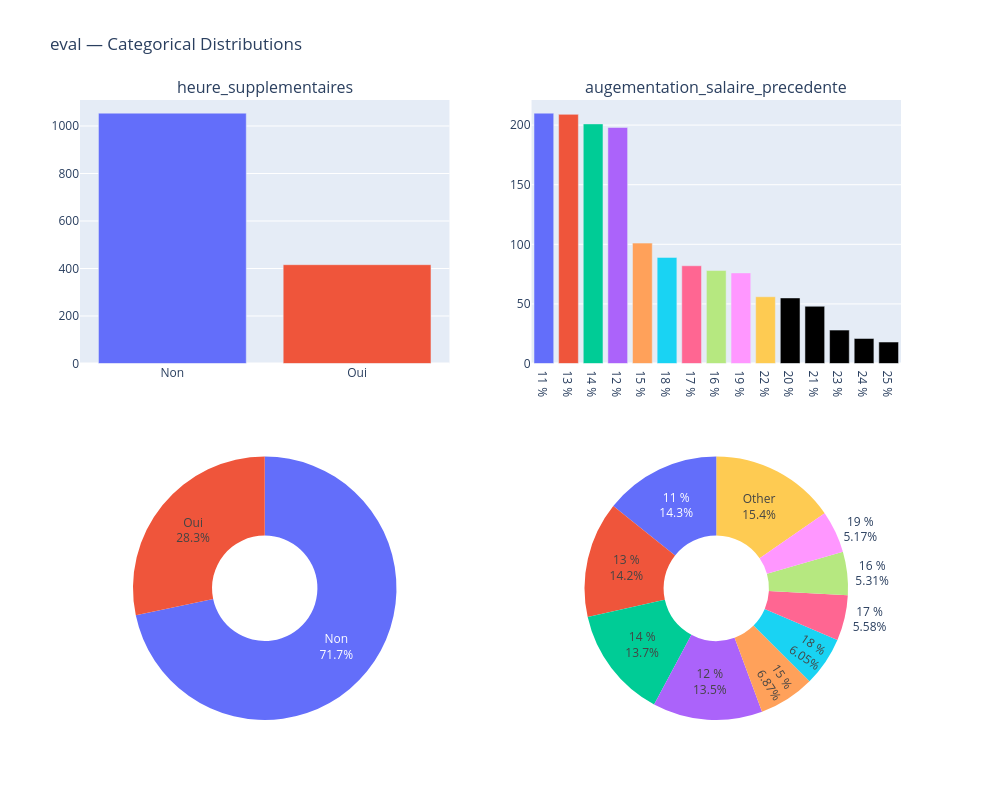
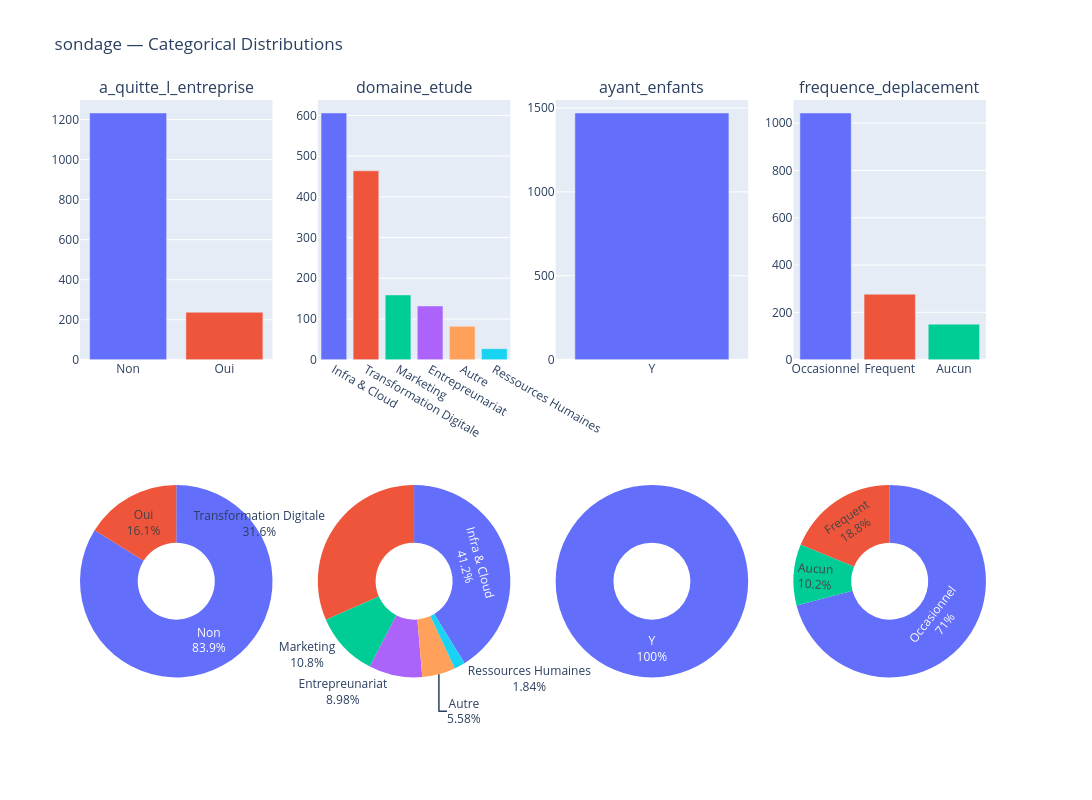
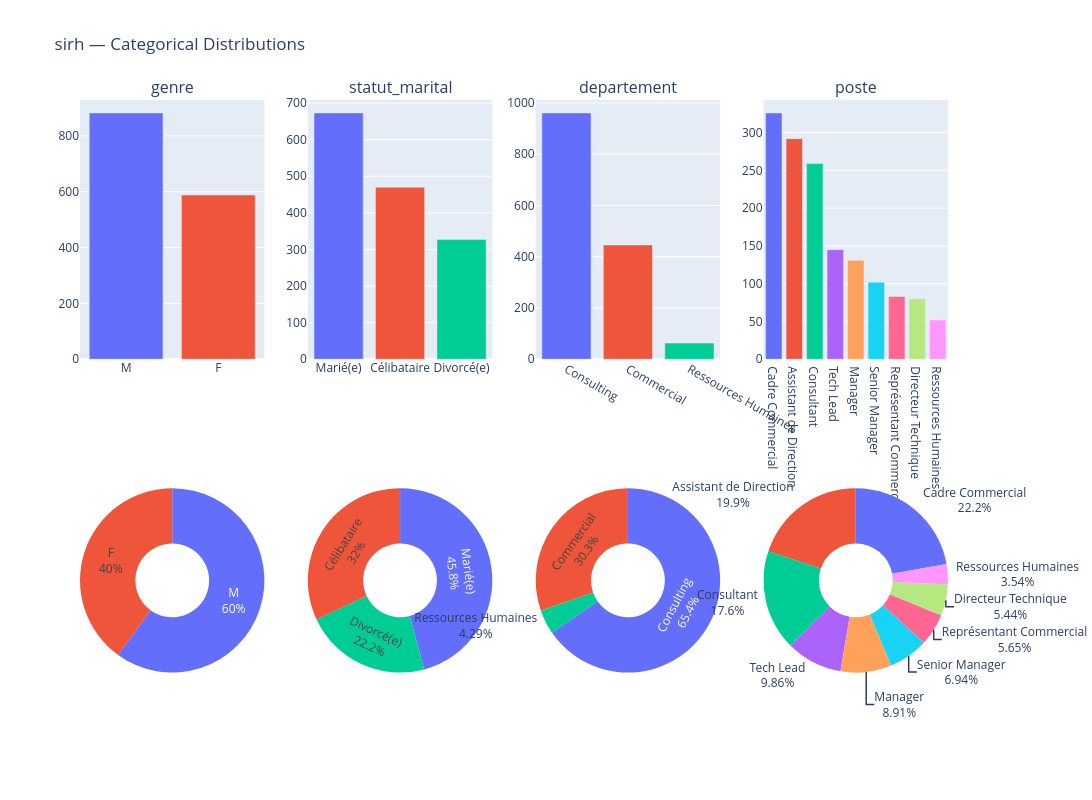

The cell these charts' notebook holds for them, in order:
### Code cell
def section(text, level=3):
    display(Markdown(f"{'#' * level} {text}"))

def eda_file(df, name):

    #Full EDA for a single DataFrame.

    # Title of the DF
    section(name.capitalize(), level=2)

    #let's get basic info about the data
    section("Overview")
    pd.set_option('display.max_columns', None)
    pd.set_option('display.max_colwidth', None)
    display(df)        # first and last 5 rows - get a feel for the data

    section("Info")
    df.info()                 # column types + non-null counts

    section("Nulls per Column")
    nulls = df.isnull().sum()
    display(nulls[nulls > 0] if nulls.any() else "✅ No nulls")      # null count per column


    section("Duplicate Rows")
    n_dup = df.duplicated().sum()         # number of duplicate rows
    display(f"{n_dup} duplicate row(s)")

    section("Distinct Values per Column")
    display(df.nunique())     # distinct values per column

    section("Constant or Near-Constant Columns (< 2 distinct values)")
    low_card = df.columns[df.nunique() <= 1].tolist()
    display(low_card if low_card else "None")

    #split cols by type
    num_cols  = df.select_dtypes(include='number').columns.tolist()
    cat_cols  = df.select_dtypes(exclude='number').columns.tolist()
    cat_cols = [col for col in cat_cols if col != 'eval_number']

    section("Statistics")
    display(df.describe())    # stats for numeric columns (mean, min, max...)

    section("Histogramms")
    fig, axes = plt.subplots((len(num_cols) + 2) // 3, 3,
                            figsize=(15, 4 * ((len(num_cols) + 2) // 3)))
    axes = axes.flatten()
    for i, col in enumerate(num_cols):
        sns.histplot(df[col], kde=True, ax=axes[i])
        axes[i].set_title(col, fontsize=10)
    for j in range(i + 1, len(axes)):
        axes[j].set_visible(False)
    plt.tight_layout()
    plt.show()

    section("Numeric Columns — Boxplots")
    fig, axes = plt.subplots((len(num_cols) + 2) // 3, 3,
                            figsize=(15, 4 * ((len(num_cols) + 2) // 3)))
    axes = axes.flatten()
    for i, col in enumerate(num_cols):
        sns.boxplot(x=df[col], ax=axes[i])
        axes[i].set_title(col, fontsize=10)
    for j in range(i + 1, len(axes)):
        axes[j].set_visible(False)
    plt.tight_layout()
    plt.show()

    section("Correlation Matrix")
    n = len(df.select_dtypes(include='number').columns)
    fig, ax = plt.subplots(figsize=(n, n))
    sns.heatmap(df.corr(numeric_only=True), annot=True, cmap='coolwarm', fmt=".2f", ax=ax)
    plt.tight_layout()
    plt.show()

    if cat_cols:
        section("Categorical Columns — Bar & Donut Charts")
        ncols = len(cat_cols)
        fig = make_subplots(rows=2, cols=ncols,
                            specs=[[{'type': 'xy'}] * ncols,
                                [{'type': 'domain'}] * ncols],
                            subplot_titles=cat_cols + [''] * ncols,
                            vertical_spacing=0.15)

        for i, col in enumerate(cat_cols):
            vc = df[col].value_counts(dropna=False)
            pct = vc / vc.sum()
            colors = px.colors.qualitative.Plotly[:len(vc)]

            fig.add_trace(go.Bar(
                x=vc.index.astype(str),
                y=vc.values,
                hovertemplate='%{x}<br>Count: %{y}<br>Percentage: %{customdata:.1%}<extra></extra>',
                customdata=pct.values,
                marker=dict(color=colors),
                showlegend=False
            ), row=1, col=i + 1)

            # Group into top 9 + Other for donut
            if len(vc) > 9:
                top = vc.head(9)
                other = pd.Series({'Other': vc.iloc[9:].sum()})
                vc_donut = pd.concat([top, other])
            else:
                vc_donut = vc
            donut_colors = px.colors.qualitative.Plotly[:len(vc_donut)]

            fig.add_trace(go.Pie(
                labels=vc_donut.index.astype(str),
                values=vc_donut.values,
                hole=0.4,
                textinfo='label+percent',
                hovertemplate='%{label}<br>Count: %{value}<br>Percentage: %{percent}<extra></extra>',
                marker=dict(colors=donut_colors),
                showlegend=False
            ), row=2, col=i + 1)

        fig.update_layout(height=800, width=500 * ncols,
                        title=f"{name} — Categorical Distributions")
        fig.show()

    # Add a separator for clarity
    display(Markdown("------------------"))

for file in csvs:
    name = file.split("_")[1].split(".")[0]
    df   = pd.read_csv(file)
    eda_file(df, name)

### Figure 1 — Plotly figure (JSON) as saved in the notebook; plotly's stock layout.template omitted (floating-point values rounded to 4 significant figures)
{"data": [{"customdata": [0.717, 0.283], "hovertemplate": "%{x}<br>Count: %{y}<br>Percentage: %{customdata:.1%}<extra></extra>", "marker": {"color": ["#636EFA", "#EF553B"]}, "showlegend": false, "type": "bar", "x": ["Non", "Oui"], "xaxis": "x", "y": [1054, 416], "yaxis": "y"}, {"domain": {"x": [0, 0.45], "y": [0, 0.425]}, "hole": 0.4, "hovertemplate": "%{label}<br>Count: %{value}<br>Percentage: %{percent}<extra></extra>", "labels": ["Non", "Oui"], "marker": {"colors": ["#636EFA", "#EF553B"]}, "showlegend": false, "textinfo": "label+percent", "type": "pie", "values": [1054, 416]}, {"customdata": [0.1429, 0.1422, 0.1367, 0.1347, 0.06871, 0.06054, 0.05578, 0.05306, 0.0517, 0.0381, 0.03741, 0.03265, 0.01905, 0.01429, 0.01224], "hovertemplate": "%{x}<br>Count: %{y}<br>Percentage: %{customdata:.1%}<extra></extra>", "marker": {"color": ["#636EFA", "#EF553B", "#00CC96", "#AB63FA", "#FFA15A", "#19D3F3", "#FF6692", "#B6E880", "#FF97FF", "#FECB52"]}, "showlegend": false, "type": "bar", "x": ["11 %", "13 %", "14 %", "12 %", "15 %", "18 %", "17 %", "16 %", "19 %", "22 %", "20 %", "21 %", "23 %", "24 %", "25 %"], "xaxis": "x2", "y": [210, 209, 201, 198, 101, 89, 82, 78, 76, 56, 55, 48, 28, 21, 18], "yaxis": "y2"}, {"domain": {"x": [0.55, 1], "y": [0, 0.425]}, "hole": 0.4, "hovertemplate": "%{label}<br>Count: %{value}<br>Percentage: %{percent}<extra></extra>", "labels": ["11 %", "13 %", "14 %", "12 %", "15 %", "18 %", "17 %", "16 %", "19 %", "Other"], "marker": {"colors": ["#636EFA", "#EF553B", "#00CC96", "#AB63FA", "#FFA15A", "#19D3F3", "#FF6692", "#B6E880", "#FF97FF", "#FECB52"]}, "showlegend": false, "textinfo": "label+percent", "type": "pie", "values": [210, 209, 201, 198, 101, 89, 82, 78, 76, 226]}], "layout": {"annotations": [{"font": {"size": 16}, "showarrow": false, "text": "heure_supplementaires", "x": 0.225, "xanchor": "center", "xref": "paper", "y": 1, "yanchor": "bottom", "yref": "paper"}, {"font": {"size": 16}, "showarrow": false, "text": "augementation_salaire_precedente", "x": 0.775, "xanchor": "center", "xref": "paper", "y": 1, "yanchor": "bottom", "yref": "paper"}], "height": 800, "title": {"text": "eval — Categorical Distributions"}, "width": 1000, "xaxis": {"anchor": "y", "domain": [0, 0.45]}, "xaxis2": {"anchor": "y2", "domain": [0.55, 1]}, "yaxis": {"anchor": "x", "domain": [0.575, 1]}, "yaxis2": {"anchor": "x2", "domain": [0.575, 1]}}}

### Figure 2 — Plotly figure (JSON) as saved in the notebook; plotly's stock layout.template omitted (floating-point values rounded to 4 significant figures)
{"data": [{"customdata": [0.8388, 0.1612], "hovertemplate": "%{x}<br>Count: %{y}<br>Percentage: %{customdata:.1%}<extra></extra>", "marker": {"color": ["#636EFA", "#EF553B"]}, "showlegend": false, "type": "bar", "x": ["Non", "Oui"], "xaxis": "x", "y": [1233, 237], "yaxis": "y"}, {"domain": {"x": [0, 0.2125], "y": [0, 0.425]}, "hole": 0.4, "hovertemplate": "%{label}<br>Count: %{value}<br>Percentage: %{percent}<extra></extra>", "labels": ["Non", "Oui"], "marker": {"colors": ["#636EFA", "#EF553B"]}, "showlegend": false, "textinfo": "label+percent", "type": "pie", "values": [1233, 237]}, {"customdata": [0.4122, 0.3156, 0.1082, 0.0898, 0.05578, 0.01837], "hovertemplate": "%{x}<br>Count: %{y}<br>Percentage: %{customdata:.1%}<extra></extra>", "marker": {"color": ["#636EFA", "#EF553B", "#00CC96", "#AB63FA", "#FFA15A", "#19D3F3"]}, "showlegend": false, "type": "bar", "x": ["Infra & Cloud", "Transformation Digitale", "Marketing", "Entrepreunariat", "Autre", "Ressources Humaines"], "xaxis": "x2", "y": [606, 464, 159, 132, 82, 27], "yaxis": "y2"}, {"domain": {"x": [0.2625, 0.475], "y": [0, 0.425]}, "hole": 0.4, "hovertemplate": "%{label}<br>Count: %{value}<br>Percentage: %{percent}<extra></extra>", "labels": ["Infra & Cloud", "Transformation Digitale", "Marketing", "Entrepreunariat", "Autre", "Ressources Humaines"], "marker": {"colors": ["#636EFA", "#EF553B", "#00CC96", "#AB63FA", "#FFA15A", "#19D3F3"]}, "showlegend": false, "textinfo": "label+percent", "type": "pie", "values": [606, 464, 159, 132, 82, 27]}, {"customdata": [1.0], "hovertemplate": "%{x}<br>Count: %{y}<br>Percentage: %{customdata:.1%}<extra></extra>", "marker": {"color": ["#636EFA"]}, "showlegend": false, "type": "bar", "x": ["Y"], "xaxis": "x3", "y": [1470], "yaxis": "y3"}, {"domain": {"x": [0.525, 0.7375], "y": [0, 0.425]}, "hole": 0.4, "hovertemplate": "%{label}<br>Count: %{value}<br>Percentage: %{percent}<extra></extra>", "labels": ["Y"], "marker": {"colors": ["#636EFA"]}, "showlegend": false, "textinfo": "label+percent", "type": "pie", "values": [1470]}, {"customdata": [0.7095, 0.1884, 0.102], "hovertemplate": "%{x}<br>Count: %{y}<br>Percentage: %{customdata:.1%}<extra></extra>", "marker": {"color": ["#636EFA", "#EF553B", "#00CC96"]}, "showlegend": false, "type": "bar", "x": ["Occasionnel", "Frequent", "Aucun"], "xaxis": "x4", "y": [1043, 277, 150], "yaxis": "y4"}, {"domain": {"x": [0.7875, 1], "y": [0, 0.425]}, "hole": 0.4, "hovertemplate": "%{label}<br>Count: %{value}<br>Percentage: %{percent}<extra></extra>", "labels": ["Occasionnel", "Frequent", "Aucun"], "marker": {"colors": ["#636EFA", "#EF553B", "#00CC96"]}, "showlegend": false, "textinfo": "label+percent", "type": "pie", "values": [1043, 277, 150]}], "layout": {"annotations": [{"font": {"size": 16}, "showarrow": false, "text": "a_quitte_l_entreprise", "x": 0.1062, "xanchor": "center", "xref": "paper", "y": 1, "yanchor": "bottom", "yref": "paper"}, {"font": {"size": 16}, "showarrow": false, "text": "domaine_etude", "x": 0.3688, "xanchor": "center", "xref": "paper", "y": 1, "yanchor": "bottom", "yref": "paper"}, {"font": {"size": 16}, "showarrow": false, "text": "ayant_enfants", "x": 0.6313, "xanchor": "center", "xref": "paper", "y": 1, "yanchor": "bottom", "yref": "paper"}, {"font": {"size": 16}, "showarrow": false, "text": "frequence_deplacement", "x": 0.8938, "xanchor": "center", "xref": "paper", "y": 1, "yanchor": "bottom", "yref": "paper"}], "height": 800, "title": {"text": "sondage — Categorical Distributions"}, "width": 2000, "xaxis": {"anchor": "y", "domain": [0, 0.2125]}, "xaxis2": {"anchor": "y2", "domain": [0.2625, 0.475]}, "xaxis3": {"anchor": "y3", "domain": [0.525, 0.7375]}, "xaxis4": {"anchor": "y4", "domain": [0.7875, 1]}, "yaxis": {"anchor": "x", "domain": [0.575, 1]}, "yaxis2": {"anchor": "x2", "domain": [0.575, 1]}, "yaxis3": {"anchor": "x3", "domain": [0.575, 1]}, "yaxis4": {"anchor": "x4", "domain": [0.575, 1]}}}

### Figure 3 — Plotly figure (JSON) as saved in the notebook; plotly's stock layout.template omitted (floating-point values rounded to 4 significant figures)
{"data": [{"customdata": [0.6, 0.4], "hovertemplate": "%{x}<br>Count: %{y}<br>Percentage: %{customdata:.1%}<extra></extra>", "marker": {"color": ["#636EFA", "#EF553B"]}, "showlegend": false, "type": "bar", "x": ["M", "F"], "xaxis": "x", "y": [882, 588], "yaxis": "y"}, {"domain": {"x": [0, 0.2125], "y": [0, 0.425]}, "hole": 0.4, "hovertemplate": "%{label}<br>Count: %{value}<br>Percentage: %{percent}<extra></extra>", "labels": ["M", "F"], "marker": {"colors": ["#636EFA", "#EF553B"]}, "showlegend": false, "textinfo": "label+percent", "type": "pie", "values": [882, 588]}, {"customdata": [0.4578, 0.3197, 0.2224], "hovertemplate": "%{x}<br>Count: %{y}<br>Percentage: %{customdata:.1%}<extra></extra>", "marker": {"color": ["#636EFA", "#EF553B", "#00CC96"]}, "showlegend": false, "type": "bar", "x": ["Marié(e)", "Célibataire", "Divorcé(e)"], "xaxis": "x2", "y": [673, 470, 327], "yaxis": "y2"}, {"domain": {"x": [0.2625, 0.475], "y": [0, 0.425]}, "hole": 0.4, "hovertemplate": "%{label}<br>Count: %{value}<br>Percentage: %{percent}<extra></extra>", "labels": ["Marié(e)", "Célibataire", "Divorcé(e)"], "marker": {"colors": ["#636EFA", "#EF553B", "#00CC96"]}, "showlegend": false, "textinfo": "label+percent", "type": "pie", "values": [673, 470, 327]}, {"customdata": [0.6537, 0.3034, 0.04286], "hovertemplate": "%{x}<br>Count: %{y}<br>Percentage: %{customdata:.1%}<extra></extra>", "marker": {"color": ["#636EFA", "#EF553B", "#00CC96"]}, "showlegend": false, "type": "bar", "x": ["Consulting", "Commercial", "Ressources Humaines"], "xaxis": "x3", "y": [961, 446, 63], "yaxis": "y3"}, {"domain": {"x": [0.525, 0.7375], "y": [0, 0.425]}, "hole": 0.4, "hovertemplate": "%{label}<br>Count: %{value}<br>Percentage: %{percent}<extra></extra>", "labels": ["Consulting", "Commercial", "Ressources Humaines"], "marker": {"colors": ["#636EFA", "#EF553B", "#00CC96"]}, "showlegend": false, "textinfo": "label+percent", "type": "pie", "values": [961, 446, 63]}, {"customdata": [0.2218, 0.1986, 0.1762, 0.09864, 0.08912, 0.06939, 0.05646, 0.05442, 0.03537], "hovertemplate": "%{x}<br>Count: %{y}<br>Percentage: %{customdata:.1%}<extra></extra>", "marker": {"color": ["#636EFA", "#EF553B", "#00CC96", "#AB63FA", "#FFA15A", "#19D3F3", "#FF6692", "#B6E880", "#FF97FF"]}, "showlegend": false, "type": "bar", "x": ["Cadre Commercial", "Assistant de Direction", "Consultant", "Tech Lead", "Manager", "Senior Manager", "Représentant Commercial", "Directeur Technique", "Ressources Humaines"], "xaxis": "x4", "y": [326, 292, 259, 145, 131, 102, 83, 80, 52], "yaxis": "y4"}, {"domain": {"x": [0.7875, 1], "y": [0, 0.425]}, "hole": 0.4, "hovertemplate": "%{label}<br>Count: %{value}<br>Percentage: %{percent}<extra></extra>", "labels": ["Cadre Commercial", "Assistant de Direction", "Consultant", "Tech Lead", "Manager", "Senior Manager", "Représentant Commercial", "Directeur Technique", "Ressources Humaines"], "marker": {"colors": ["#636EFA", "#EF553B", "#00CC96", "#AB63FA", "#FFA15A", "#19D3F3", "#FF6692", "#B6E880", "#FF97FF"]}, "showlegend": false, "textinfo": "label+percent", "type": "pie", "values": [326, 292, 259, 145, 131, 102, 83, 80, 52]}], "layout": {"annotations": [{"font": {"size": 16}, "showarrow": false, "text": "genre", "x": 0.1062, "xanchor": "center", "xref": "paper", "y": 1, "yanchor": "bottom", "yref": "paper"}, {"font": {"size": 16}, "showarrow": false, "text": "statut_marital", "x": 0.3688, "xanchor": "center", "xref": "paper", "y": 1, "yanchor": "bottom", "yref": "paper"}, {"font": {"size": 16}, "showarrow": false, "text": "departement", "x": 0.6313, "xanchor": "center", "xref": "paper", "y": 1, "yanchor": "bottom", "yref": "paper"}, {"font": {"size": 16}, "showarrow": false, "text": "poste", "x": 0.8938, "xanchor": "center", "xref": "paper", "y": 1, "yanchor": "bottom", "yref": "paper"}], "height": 800, "title": {"text": "sirh — Categorical Distributions"}, "width": 2000, "xaxis": {"anchor": "y", "domain": [0, 0.2125]}, "xaxis2": {"anchor": "y2", "domain": [0.2625, 0.475]}, "xaxis3": {"anchor": "y3", "domain": [0.525, 0.7375]}, "xaxis4": {"anchor": "y4", "domain": [0.7875, 1]}, "yaxis": {"anchor": "x", "domain": [0.575, 1]}, "yaxis2": {"anchor": "x2", "domain": [0.575, 1]}, "yaxis3": {"anchor": "x3", "domain": [0.575, 1]}, "yaxis4": {"anchor": "x4", "domain": [0.575, 1]}}}
